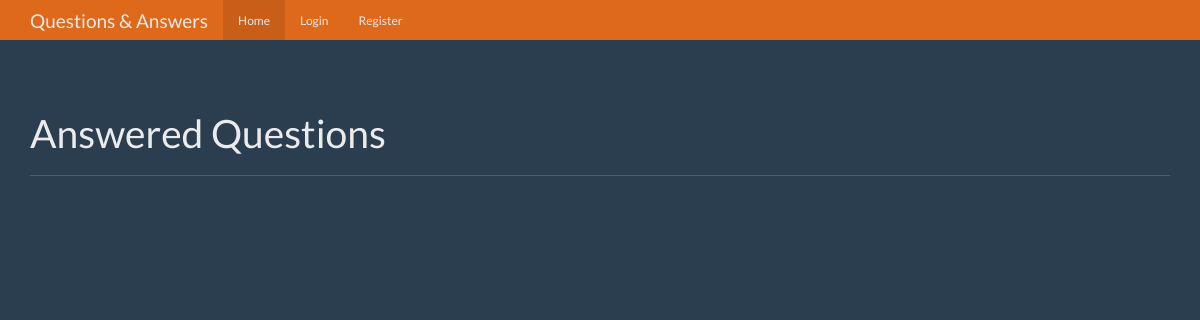
The app's page /, older data.
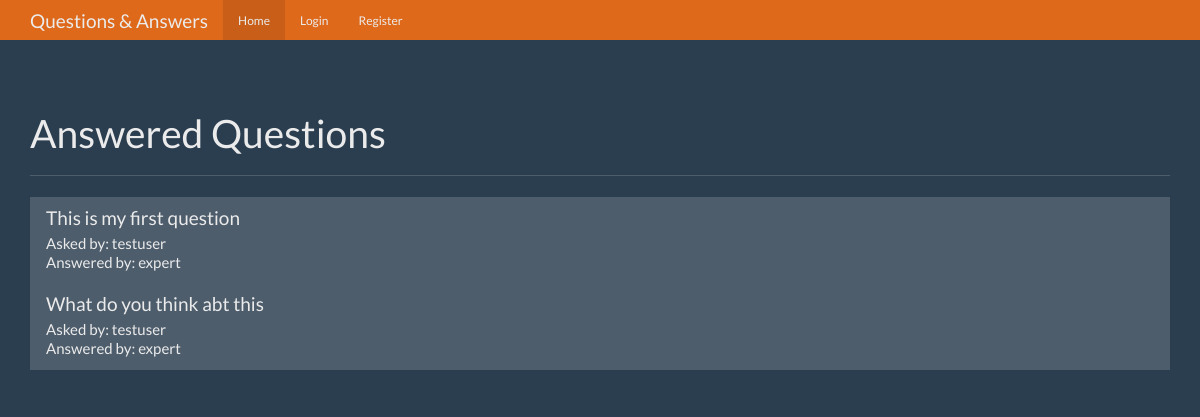
The same page, newer data.
### tables this page shows
CREATE TABLE questions(
id integer primary key autoincrement,
question_text text not null,
answer text  null,
asked_by_id integer not null,
expert_id integer not null
);

CREATE TABLE users (
id integer primary key autoincrement,
name  text not null,
password text not null,
expert bool not null,
admin bool not null
);

### app.py (the view)
@app.route("/")
def index():
    user = get_current_user()
    db = get_db()
    questions_cur = db.execute(
        """select questions.id as question_id,questions.question_text,askers.name as asker_name,experts.name as expert_name
    from questions join users as askers on askers.id = questions.asked_by_id join users as experts
    on experts.id = questions.expert_id where questions.answer is not null"""
    )
    questions_result = questions_cur.fetchall()
    return render_template("home.html", user=user, questions=questions_result)

### app.py (called while the page is built, shortened)
def get_current_user():
    user_result = None

### database.py (called while the page is built)
def connect_db():
    sql = sqlite3.connect("questions.db")
    sql.row_factory = sqlite3.Row
    return sql

def get_db():
    if not hasattr(g, "sqlite_db"):
        g.sqlite_db = connect_db()
    return g.sqlite_db

### templates/home.html (shortened to what this page needs)
{% from 'show_links.html' import show_links %}
<!DOCTYPE html>
<html lang="en">
  <head>
    <link href="{{ url_for('static', filename='bootstrap.min.css') }}" rel="stylesheet">
    <link href="{{ url_for('static', filename='theme.css') }}" rel="stylesheet">
  </head>
  <body>
    <nav class="navbar navbar-inverse navbar-fixed-top">
      <div class="container">
        <div class="navbar-header">
          <a class="navbar-brand" href="#">Questions & Answers</a>
        </div>
        <div id="navbar" class="navbar-collapse collapse">
          {{show_links(user)}}
        </div>
      </div>
    </nav>
    <div class="container theme-showcase" role="main">
      <div class="page-header">
        <h1>Answered Questions</h1>
      </div>
      <div class="row">
        <div class="col-lg-12">
          <div class="list-group">
            {% for question in questions  %}
                   <a href="{{url_for('question',question_id = question.question_id)}}" class="list-group-item">
              <h4 class="list-group-item-heading">{{question.question_text}}</h4>
              <p class="list-group-item-text">Asked by: {{question.asker_name}}</p>
              <p class="list-group-item-text">Answered by: {{question.expert_name}}</p>
            </a>
            {% endfor %}
          </div>
        </div>
      </div>
    </div>
  </body>
</html>

### templates/show_links.html (shortened to what this page needs)
{% macro show_links(user) %}
<ul class="nav navbar-nav">
  <li class="active"><a href="{{url_for('index')}}">Home</a></li>
  {% if not user %}
  <li><a href="{{url_for('login')}}">Login</a></li>
  <li><a href="{{url_for('register')}}">Register</a></li>
  {% endif %}
</ul>
{% endmacro %}

### static/theme.css (style rules this page uses)
body { padding-top: 70px; padding-bottom: 30px; }

Row changes from the older to the newer data that the page shows:
added questions: question_text "This is my first question", asker_name "testuser", expert_name "expert"
added questions: question_text "What do you think abt this", asker_name "testuser", expert_name "expert"
